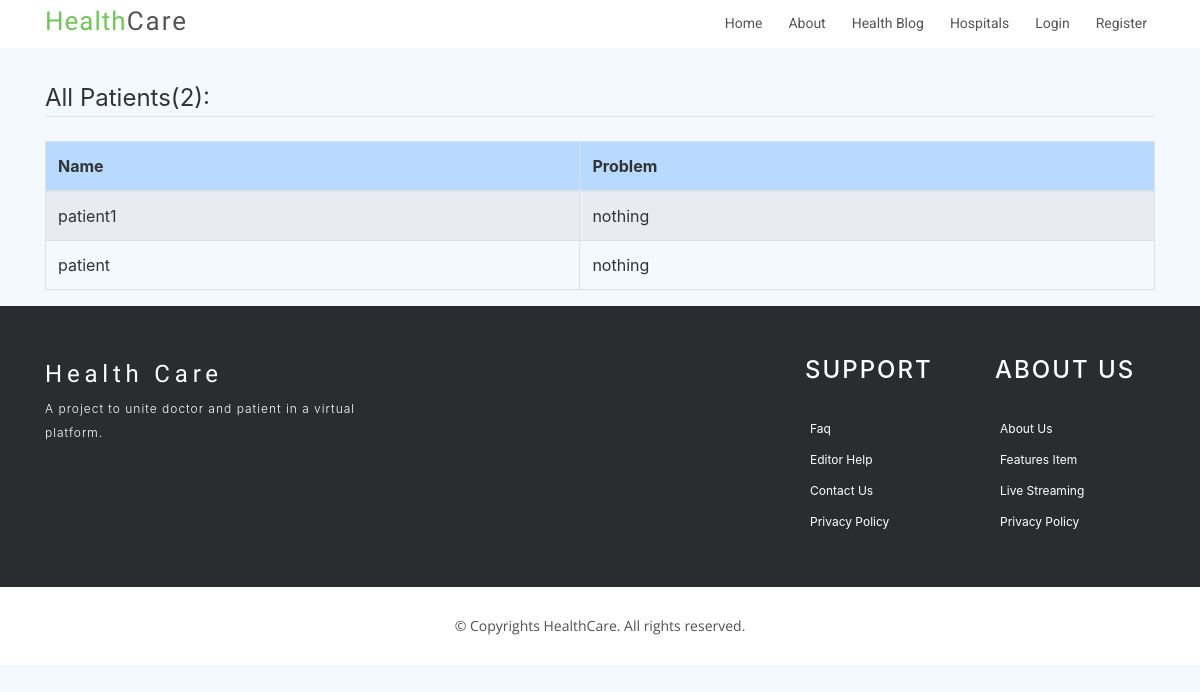
The app's page /patients/, older data.
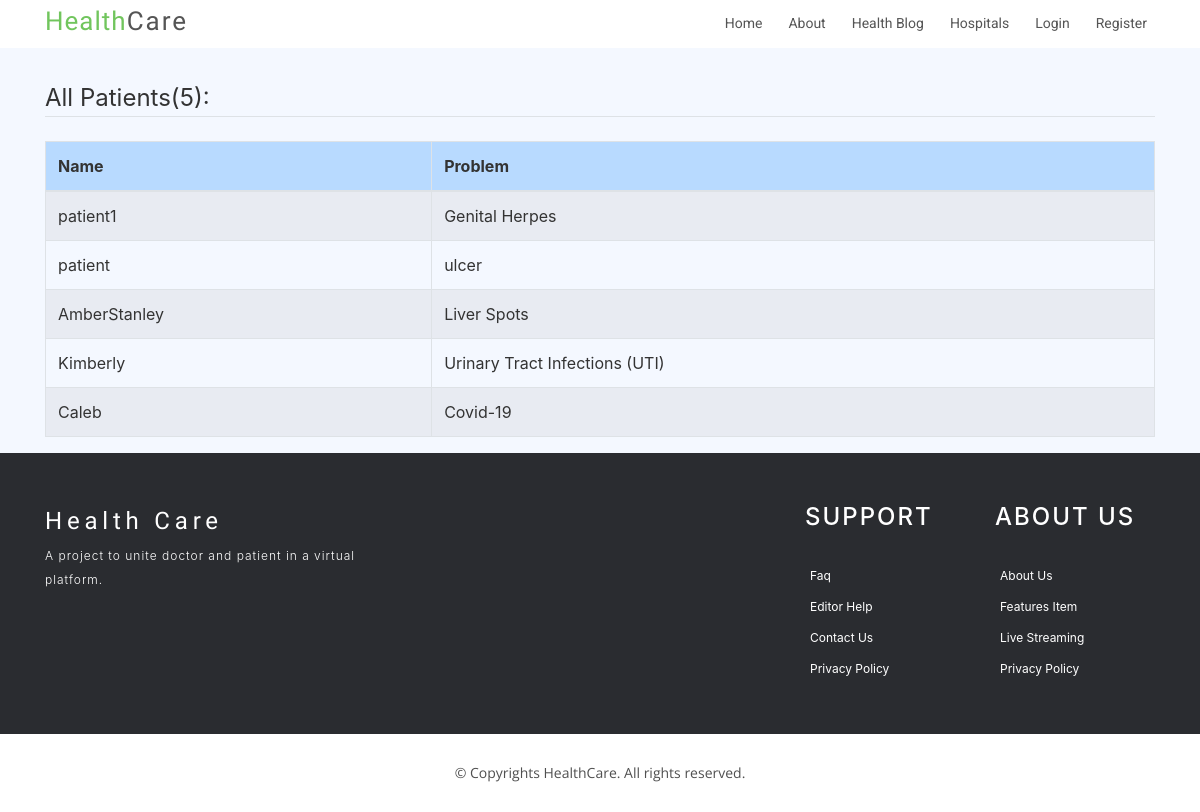
The same page, newer data.
### users/models.py (models this page shows, shortened)
class Patient(models.Model):
    user = models.OneToOneField(User, on_delete=models.CASCADE)
    image = models.ImageField(default='profile_pics/default.jpg', upload_to='profile_pics')
    date_registered = models.DateTimeField(default=timezone.now)
    health_problem = models.TextField(max_length = 200, default = 'nothing')
    height = models.FloatField(null = True)
    weight = models.FloatField(null = True)

class User(AbstractUser):
    is_patient = models.BooleanField('patient status', default=False)
    is_doctor = models.BooleanField('doctor status', default=False)

### users/views.py (the view)
# urls.py: path('patients/', PatientListView.as_view(), name = 'patients'),
class PatientListView(ListView):
    model = Patient
    context_object_name = 'patients'

### users/templates/users/patient_list.html
{% extends "home/base.html" %}
{% load crispy_forms_tags %}
{% block content %}
  <legend class="border-bottom mb-4">All Patients({{patients.count }}): </legend>
  <table class="table table-hover table-bordered table-striped">
    <thead>
      <tr class="table-primary">
        <th>Name</th>
        <th>Problem</th>
      </tr>
    </thead>
    <tbody>
      {% for patient in patients %}
      <tr>
        <td>{{patient.user.username}}</td>
        <td>{{patient.health_problem}}</td>
      </tr>
      {% endfor %}
    </tbody>
  </table>
{% endblock content %}

Row changes from the older to the newer data that the page shows:
changed Patient "patient1": health_problem "nothing" → "Genital Herpes"
changed Patient "patient": health_problem "nothing" → "ulcer"
added Patient: user.username "AmberStanley", health_problem "Liver Spots"
added Patient: user.username "Kimberly", health_problem "Urinary Tract Infections (UTI)"
added Patient: user.username "Caleb", health_problem "Covid-19"
Text that changed along with them:
{{ patients.count }}: "2" → "5"
